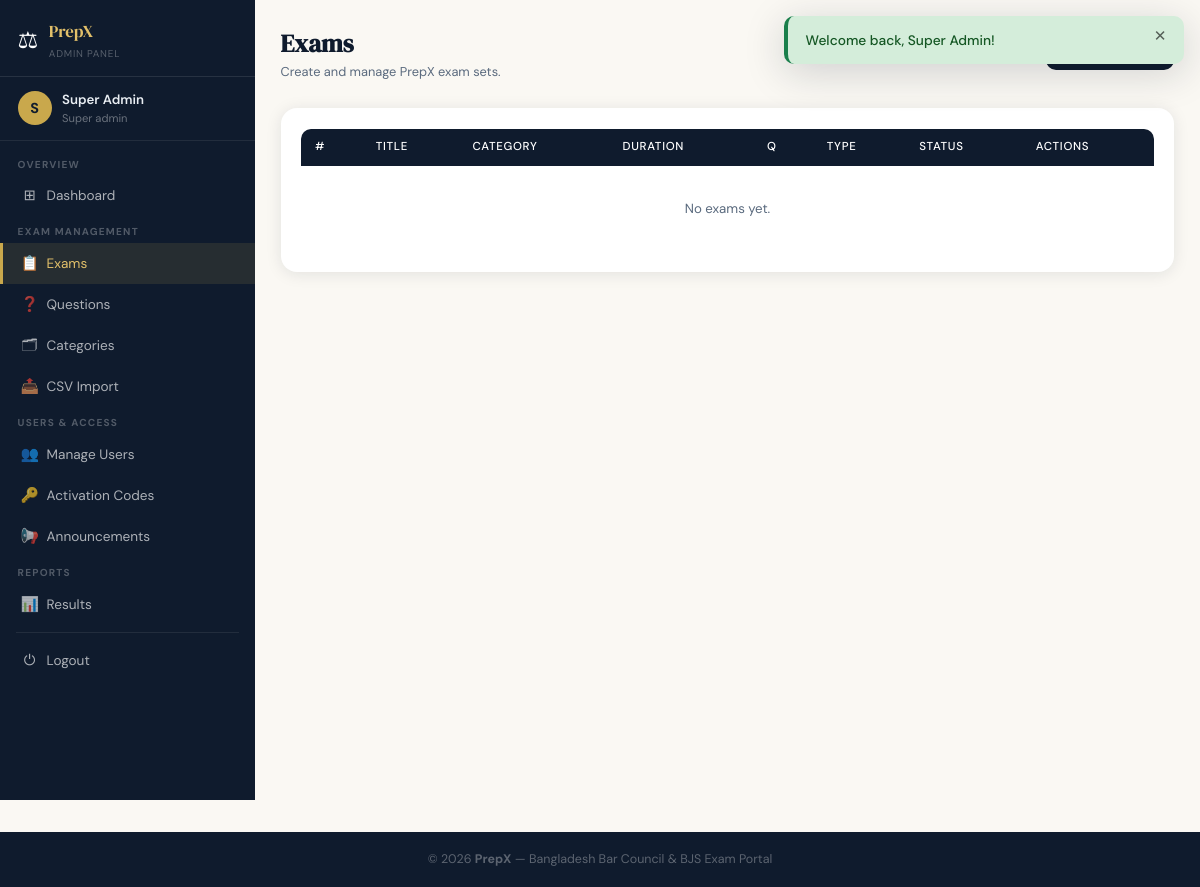
/admin/exams.php (signed in), run on the app's committed database.
### tables this page shows
CREATE TABLE IF NOT EXISTS `users`(
  `id` INT(11) NOT NULL AUTO_INCREMENT,
  `name` VARCHAR(120) NOT NULL,
  `email` VARCHAR(180) NOT NULL,
  `password` VARCHAR(255) NOT NULL,
  `role` ENUM('super_admin','teacher','student') NOT NULL DEFAULT 'student',
  `status` ENUM('free','premium') NOT NULL DEFAULT 'free',
  `phone` VARCHAR(20) DEFAULT NULL,
  `created_at` DATETIME NOT NULL DEFAULT CURRENT_TIMESTAMP,
  `last_login` DATETIME DEFAULT NULL,
  PRIMARY KEY(`id`),
  UNIQUE KEY`email`(`email`)
);

### config.php (called while the page is built, shortened)
<?php
function db(): PDO {
    static $pdo = null;
    if ($pdo === null) {
        $dsn  = 'mysql:host='.DB_HOST.';dbname='.DB_NAME.';charset='.DB_CHARSET;
        $opts = [
            PDO::ATTR_ERRMODE            => PDO::ERRMODE_EXCEPTION,
            PDO::ATTR_DEFAULT_FETCH_MODE => PDO::FETCH_ASSOC,
            PDO::ATTR_EMULATE_PREPARES   => false,
        ];
        try { $pdo = new PDO($dsn, DB_USER, DB_PASS, $opts); }
        catch (PDOException $e) {
            die('<p style="font-family:sans-serif;color:#c0392b;padding:2rem;">
                 Database connection failed. Check config.php.</p>');
        }
    }
    return $pdo;
}
function e(string $s): string {
    return htmlspecialchars($s, ENT_QUOTES | ENT_SUBSTITUTE, 'UTF-8');
}
function currentUser(): ?array {
    static $user = null;
    if ($user === null) {
        $st = db()->prepare('SELECT * FROM users WHERE id=? LIMIT 1');
        $st->execute([$_SESSION['user_id']]);
        $user = $st->fetch() ?: null;
    }
    return $user;
}

### admin/exams.php (the view, shortened to what this page needs)
<?php
require_once __DIR__.'/../config.php';
$pdo = db();
$page=max(1,(int)($_GET['page']??1)); $perPage=15; $offset=($page-1)*$perPage;
$exams=$pdo->query("SELECT e.*,c.name AS cat_name FROM exams e JOIN categories c ON c.id=e.category_id ORDER BY e.created_at DESC LIMIT $perPage OFFSET $offset")->fetchAll();
?>
<?php require_once __DIR__.'/../includes/header.php'; ?>
<div class="layout">
<?php require_once __DIR__.'/../includes/admin_sidebar.php'; ?>
<main class="main-content">
<div class="topbar">
  <div><h1 class="topbar__title">Exams</h1><p class="topbar__sub">Create and manage PrepX exam sets.</p></div>
  <button class="btn btn--primary" onclick="document.getElementById('examModal').classList.add('open')">＋ New Exam</button>
</div>
<div class="card">
  <div class="table-wrap">
    <table>
      <thead><tr><th>#</th><th>Title</th><th>Category</th><th>Duration</th><th>Q</th><th>Type</th><th>Status</th><th>Actions</th></tr></thead>
      <tbody>
      <?php foreach($exams as $i=>$ex):
        $qc=(int)$pdo->query("SELECT COUNT(*) FROM questions WHERE exam_id={$ex['id']}")->fetchColumn();
      ?>
      <tr>
        <td><?=$offset+$i+1?></td>
        <td><strong style="font-size:.88rem;"><?=e($ex['title'])?></strong></td>
        <td style="font-size:.82rem;"><?=e($ex['cat_name'])?></td>
        <td style="white-space:nowrap;font-size:.82rem;"><?=$ex['duration_minutes']?> min</td>
        <td><span class="badge badge--navy"><?=$qc?></span></td>
        <td><span class="badge <?=$ex['type']==='premium'?'badge--navy':'badge--gold'?>"><?=$ex['type']?></span></td>
        <td><span class="badge <?=$ex['status']==='published'?'badge--success':($ex['status']==='draft'?'badge--muted':'badge--danger')?>"><?=$ex['status']?></span></td>
        <td style="white-space:nowrap;">
          <a href="/admin/questions.php?exam_id=<?=$ex['id']?>" class="btn btn--sm btn--outline">Qs</a>
          <a href="?edit=<?=$ex['id']?>" class="btn btn--sm btn--primary">Edit</a>
          <form method="POST" style="display:inline;">
            <input type="hidden" name="csrf_token" value="<?=csrfToken()?>">
            <input type="hidden" name="action"  value="delete">
            <input type="hidden" name="exam_id" value="<?=$ex['id']?>">
            <button class="btn btn--sm btn--danger" data-confirm="Delete this exam and all its questions?">Del</button>
          </form>
        </td>
      </tr>
      <?php endforeach; if(!$exams): ?>
      <tr><td colspan="8" style="text-align:center;padding:2rem;color:var(--text-muted);">No exams yet.</td></tr>
      <?php endif; ?>
      </tbody>
    </table>
  </div>
</div>
</main></div>
<?php require_once __DIR__.'/../includes/footer.php'; ?>

### includes/admin_sidebar.php (shortened to what this page needs)
<?php
$user = currentUser();
function isActive(string $f): string {
    return basename($_SERVER['PHP_SELF'])===$f ? 'active' : '';
}
?>
<nav class="sidebar" id="sidebar">
  <div class="sidebar__brand">
    <span class="sidebar__logo">⚖</span>
    <div>
      <div class="sidebar__name">PrepX</div>
      <div class="sidebar__tagline">Admin Panel</div>
    </div>
  </div>
  <div class="sidebar__user">
    <div class="sidebar__avatar"><?= e(mb_substr($user['name'],0,1)) ?></div>
    <div>
      <div class="sidebar__uname"><?= e(mb_substr($user['name'],0,18)) ?></div>
      <div class="sidebar__role"><?= e(ucfirst(str_replace('_',' ',$user['role']))) ?></div>
    </div>
  </div>
  <ul class="sidebar__nav">
    <li class="sidebar__section">Overview</li>
    <li><a href="/admin/dashboard.php" class="<?= isActive('dashboard.php') ?>"><span class="nav-icon">⊞</span> Dashboard</a></li>
    <?php if (in_array($user['role'],['super_admin','teacher'])): ?>
    <li class="sidebar__section">Exam Management</li>
    <li><a href="/admin/exams.php" class="<?= isActive('exams.php') ?>"><span class="nav-icon">📋</span> Exams</a></li>
    <li><a href="/admin/questions.php" class="<?= isActive('questions.php') ?>"><span class="nav-icon">❓</span> Questions</a></li>
    <li><a href="/admin/categories.php" class="<?= isActive('categories.php') ?>"><span class="nav-icon">🗂</span> Categories</a></li>
    <li><a href="/admin/csv_import.php" class="<?= isActive('csv_import.php') ?>"><span class="nav-icon">📤</span> CSV Import</a></li>
    <?php endif; ?>
    <?php if ($user['role']==='super_admin'): ?>
    <li class="sidebar__section">Users &amp; Access</li>
    <li><a href="/admin/users.php" class="<?= isActive('users.php') ?>"><span class="nav-icon">👥</span> Manage Users</a></li>
    <li><a href="/admin/activation_codes.php" class="<?= isActive('activation_codes.php') ?>"><span class="nav-icon">🔑</span> Activation Codes</a></li>
    <li><a href="/admin/announcements.php" class="<?= isActive('announcements.php') ?>"><span class="nav-icon">📢</span> Announcements</a></li>
    <?php endif; ?>
    <li class="sidebar__section">Reports</li>
    <li><a href="/admin/results.php" class="<?= isActive('results.php') ?>"><span class="nav-icon">📊</span> Results</a></li>
    <li class="sidebar__divider"></li>
    <li><a href="/logout.php"><span class="nav-icon">⏻</span> Logout</a></li>
  </ul>
</nav>

### assets/css/main.css (style rules this page uses)
:root { --navy:#0f1b2d; --navy-mid:#162236; --navy-light:#1e3050; --gold:#c9a84c; --gold-light:#e2c06a; --gold-pale:#f5edd8; --cream:#faf8f3; --white:#fff; --text:#1a2332; --text-muted:#5a6a7e; --border:#dde3ec; --success:#1a7f4b; --danger:#c0392b; --warning:#d68910; --info:#1a5276; --sidebar-w:255px; --topbar-h:52px; --radius:10px; --radius-lg:16px; --shadow:0 2px 16px rgba(15,27,45,.1); --shadow-lg:0 8px 40px rgba(15,27,45,.18); --trans:.2s ease; --font-serif:'DM Serif Display',Georgia,serif; --font-sans:'DM Sans',system-ui,sans-serif; }
*,*::before,*::after { box-sizing:border-box;margin:0;padding:0; }
html { font-size:16px;scroll-behavior:smooth;-webkit-text-size-adjust:100%; }
body { font-family:var(--font-sans);color:var(--text);background:var(--cream);min-height:100vh;line-height:1.6; }
a { color:var(--navy);text-decoration:none; }
ul { list-style:none; }
input,select,textarea,button { font-family:inherit; }
.btn { display:inline-flex;align-items:center;justify-content:center;gap:.35rem; padding:.55rem 1.25rem;border-radius:var(--radius);font-size:.87rem;font-weight:500; cursor:pointer;border:2px solid transparent;transition:var(--trans); white-space:nowrap;text-decoration:none;line-height:1.4;-webkit-tap-highlight-color:transparent; }
.btn--primary { background:var(--navy);color:#fff;border-color:var(--navy); }
.card { background:#fff;border-radius:var(--radius-lg);box-shadow:var(--shadow);padding:1.3rem;margin-bottom:1.3rem; }
.table-wrap { overflow-x:auto;-webkit-overflow-scrolling:touch;border-radius:var(--radius); }
table { width:100%;border-collapse:collapse;font-size:.83rem;min-width:480px; }
th { background:var(--navy);color:#fff;padding:.6rem .85rem;text-align:left; font-weight:500;font-size:.72rem;text-transform:uppercase;letter-spacing:.06em;white-space:nowrap; }
th:first-child { border-radius:8px 0 0 0; }
th:last-child { border-radius:0 8px 0 0; }
td { padding:.62rem .85rem;border-bottom:1px solid var(--border);vertical-align:middle; }
tr:last-child td { border-bottom:none; }
.layout { display:flex;min-height:100vh; }
.sidebar { width:var(--sidebar-w);background:var(--navy);color:#fff; display:flex;flex-direction:column;position:fixed;top:0;left:0; height:100vh;overflow-y:auto;z-index:200;transition:transform .26s cubic-bezier(.4,0,.2,1); }
.sidebar__brand { display:flex;align-items:center;gap:.65rem; padding:1.2rem 1.1rem .85rem;border-bottom:1px solid rgba(255,255,255,.1);flex-shrink:0; }
.sidebar__logo { font-size:1.45rem; }
.sidebar__name { font-family:var(--font-serif);font-size:1.05rem;color:var(--gold-light); }
.sidebar__tagline { font-size:.62rem;color:rgba(255,255,255,.3);text-transform:uppercase;letter-spacing:.08em; }
.sidebar__user { display:flex;align-items:center;gap:.65rem; padding:.75rem 1.1rem;border-bottom:1px solid rgba(255,255,255,.08);flex-shrink:0; }
.sidebar__avatar { width:34px;height:34px;border-radius:50%;background:var(--gold);color:var(--navy); display:flex;align-items:center;justify-content:center;font-weight:700;font-size:.9rem;flex-shrink:0; }
.sidebar__uname { font-size:.83rem;font-weight:600;color:#e8edf2; }
.sidebar__role { font-size:.7rem;color:rgba(255,255,255,.38); }
.sidebar__nav { padding:.5rem 0 1rem;flex:1;overflow-y:auto; }
.sidebar__section { padding:.5rem 1.1rem .15rem;font-size:.63rem;letter-spacing:.12em; text-transform:uppercase;color:rgba(255,255,255,.28);font-weight:700; }
.sidebar__nav li a { display:flex;align-items:center;gap:.5rem;padding:.55rem 1.1rem; color:rgba(255,255,255,.66);font-size:.85rem;transition:var(--trans); border-left:3px solid transparent; }
.sidebar__nav li a:hover,.sidebar__nav li a.active { background:rgba(201,168,76,.12);color:var(--gold-light);border-left-color:var(--gold); }
.sidebar__nav li a .nav-icon { font-size:.92rem;width:18px;text-align:center; }
.sidebar__divider { height:1px;background:rgba(255,255,255,.08);margin:.45rem 1rem; }
.main-content { margin-left:var(--sidebar-w);flex:1;padding:1.8rem 1.6rem 3rem;min-height:100vh;min-width:0; }
.topbar { display:flex;justify-content:space-between;align-items:flex-start; margin-bottom:1.6rem;gap:.8rem;flex-wrap:wrap; }
.topbar__title { font-family:var(--font-serif);font-size:1.55rem;color:var(--navy);line-height:1.2; }
.topbar__sub { font-size:.8rem;color:var(--text-muted);margin-top:.2rem; }

### data on the page
users: name "S", name "Super Admin", role "Super admin"

### other printed values
$flash['msg'] "Welcome back, Super Admin!"
